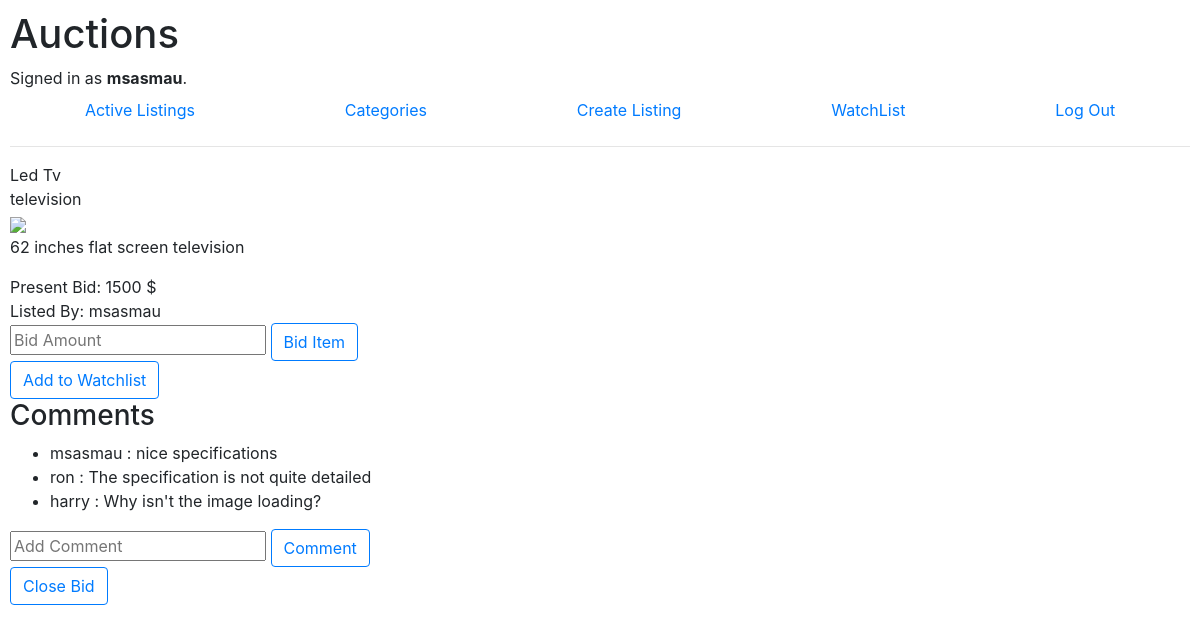
/auctions/10 (signed in), run on the app's committed database.
### auctions/models.py (models this page shows)
class User(AbstractUser):
    pass

class auctionlist(models.Model):
    user = models.CharField(max_length=64)
    title = models.CharField(max_length=64)
    desc = models.TextField()           #CharField cannot be left without giving a max_length, Textfield can
    starting_bid = models.IntegerField()
    image_url = models.CharField(max_length=228, default = None, blank = True, null = True)
    category = models.CharField(max_length=64)
    active_bool = models.BooleanField(default = True)

class comments(models.Model):
    user = models.CharField(max_length=64)
    comment = models.TextField()
    listingid = models.IntegerField()

### auctions/views.py (the view)
# urls.py: path("auctions/<int:bidid>", views.listingpage, name="listingpage"),
def listingpage(request, bidid):
    biddesc = auctionlist.objects.get(pk = bidid, active_bool = True)
    bids_present = bids.objects.filter(listingid = bidid)
    return render(request, "auctions/listingpage.html",{
        "list": biddesc,
        "comments" : comments.objects.filter(listingid = bidid),
        "present_bid": minbid(biddesc.starting_bid, bids_present),
    })

### auctions/views.py (called while the page is built)
def minbid(min_bid, present_bid):
    for bids_list in present_bid:
        if min_bid < int(bids_list.bid):
            min_bid = int(bids_list.bid)
    return min_bid

### auctions/templates/auctions/listingpage.html (shortened to what this page needs)
{% extends "auctions/layout.html" %}
{% block body %}
    <a class="title">{{list.title}}</a><br>
        <a class= "cat">{{list.category}}</a>
    <div id="activelist">
        <div id = "productinfo">
        {% if list.image_url %}
            <img src="{{ list.image_url }}" class="list_img">
        {% else %}
            <img src="https://upload.wikimedia.org/wikipedia/commons/thumb/6/6c/No_image_3x4.svg/1024px-No_image_3x4.svg.png" alt="No image Provided" class="list_img">
        {% endif %}
        <p class="desc">{{ list.desc }}</p>
        <div class = "start_bid"><a><a class="c_price">Present Bid: </a> {{ present_bid}} $ </div>
        <div class = "start_bid"><a><a class="c_price">Listed By: </a> {{ list.user }}</div>
        <form method="get" action = "{% url 'bid' %}">
        <input name= "bid_amnt" placeholder = "Bid Amount" type = "number">
        <button class="btn btn-outline-primary" type = "submit" name = "list_d" value = {{ list.id }}>Bid Item</button>
        </form>
        <div class="bid_amnt">
        <form method= "get" action = "{% url 'addwatchlist' %}">
        <button class="btn btn-outline-primary" type = "submit" value = {{ list.id }} name = "listid" >Add to Watchlist</button>
        </form>
        </div>
        </div>
        <div id="commentsection">
        <h3>Comments</h3>
        <div id="commentbox">
            <ul>
            {% for comment in comments %}
            <li><a class="comment"><a>{{ comment.user }} : {{comment.comment}}</a></li>
            {% endfor %}
            </ul>
        </div>
        <form method = "get" action ="{% url 'allcomments' %}">
        <input required type = "text" placeholder = "Add Comment" name = "comment">
        <button class="btn btn-outline-primary" type = "submit" value = {{ list.id }} name = "listid"> Comment </button>
        </form>
        <div class= "closebid">
        {% if list.user == user.username %}
        <form method= "get" action = "{% url 'win_ner' %}">
        <button class="btn btn-outline-primary" type = "submit" value = {{ list.id }} name = "listid" >Close Bid</button>
        </form>
        {% endif %}
        </div>
        </div>
    </div>
{% endblock %}

### auctions/templates/auctions/layout.html (shortened to what this page needs)
{% load static %}
<!DOCTYPE html>
<html lang="en">
    <head>
        <link rel="stylesheet" href="https://stackpath.bootstrapcdn.com/bootstrap/4.4.1/css/bootstrap.min.css">
        <link href="{% static 'auctions/styles.css' %}" rel="stylesheet">
    </head>
    <body>
        <h1>Auctions</h1>
        <div>
            {% if user.is_authenticated %}
                Signed in as <strong>{{ user.username }}</strong>.
            {% else %}
                Not signed in.
            {% endif %}
        </div>
        <ul class="nav nav-pills nav-fill">
            <li class="nav-item">
                <a class="nav-link" href="{% url 'index' %}">Active Listings</a>
            </li>
            <li class="nav-item">
                <a class="nav-link" href="{% url 'cat_list' %}">Categories</a>
            </li>
            {% if user.is_authenticated %}
                <li class="nav-item">
                    <a class="nav-link" href="{% url 'create' %}">Create Listing</a>
                </li>
                <li class="nav-item">
                    <a class="nav-link" href="{% url 'watchlistpage' user.username %}">WatchList</a>
                </li>
                <li class="nav-item">
                    <a class="nav-link" href="{% url 'logout' %}">Log Out</a>
                </li>
            {% endif %}
        </ul>
        <hr>
        {% block body %}
        {% endblock %}
    </body>
</html>

### auctions/static/auctions/styles.css (style rules this page uses)
body { padding: 10px; }

### data on the page
User: username "msasmau"
auctionlist: title "Led Tv", category "television", desc "62 inches flat screen television", user "msasmau"
comments: user "msasmau", comment "nice specifications"
comments: user "ron", comment "The specification is not quite detailed"
comments: user "harry", comment "Why isn't the image loading?"

### other printed values
{{ present_bid }} "1500"
